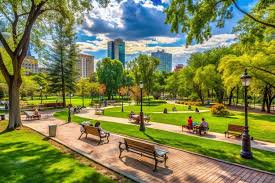
#> input picture nature_scene.jpg, 275 x 183 px
$ jupyter execute 'Module_1_Radiometry_Shadows_Shading_and_Color (1).ipynb'
#> lines starting #> are read from the running program, lines starting #| are printed output that depends on the picture
# Module 1: Radiometry, Shadows, Shading, and Color

This notebook provides an in-depth exploration of topics related to light interaction, shading models, and color physics, along with Python implementations for clarity. The outputs display both the original image and the processed results.

## Radiometry: Measuring Light

**Definition:** Radiometry is the science of measuring electromagnetic radiation, including light, in terms of its power across different wavelengths. It involves concepts like radiance, irradiance, and their spatial distribution.

**Steps Involved:**
1. Acquire an image representing the light distribution.
2. Analyze the intensity values across the image.
3. Visualize the light distribution and intensity histogram.

[cell 1]
# Example: Visualizing light intensity in an image (Nature scene)
import numpy as np
import matplotlib.pyplot as plt
from PIL import Image

import matplotlib.image as mpimg

# Specify the path to your image
image_path = 'nature_scene.jpg'  # Replace with your image path

# Load the image
img = mpimg.imread(image_path)
#> img is the input picture: shape (183, 275, 3); mean R, G, B 123.5, 129.9, 77.6

# Display the image with title
plt.imshow(img)
plt.title('Original Image')
plt.axis('off')  # Hide axes
plt.show()

# Load the nature image
nature_img = Image.open('nature_scene.jpg').convert('L')  # Convert to grayscale
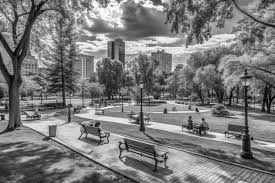
#> nature_img: PIL image 275x183 L; min 1, max 255, mean 122
nature_array = np.array(nature_img)

# Display the original image and intensity map
plt.figure(figsize=(12, 6))
plt.subplot(1, 2, 1)
plt.imshow(nature_img, cmap='gray')
plt.title('Original Nature Image (Grayscale)')
plt.axis('off')

plt.subplot(1, 2, 2)
plt.hist(nature_array.ravel(), bins=256, color='blue', alpha=0.7)
plt.title('Light Intensity Distribution')
plt.xlabel('Intensity Value')
plt.ylabel('Frequency')
plt.tight_layout()
plt.show()
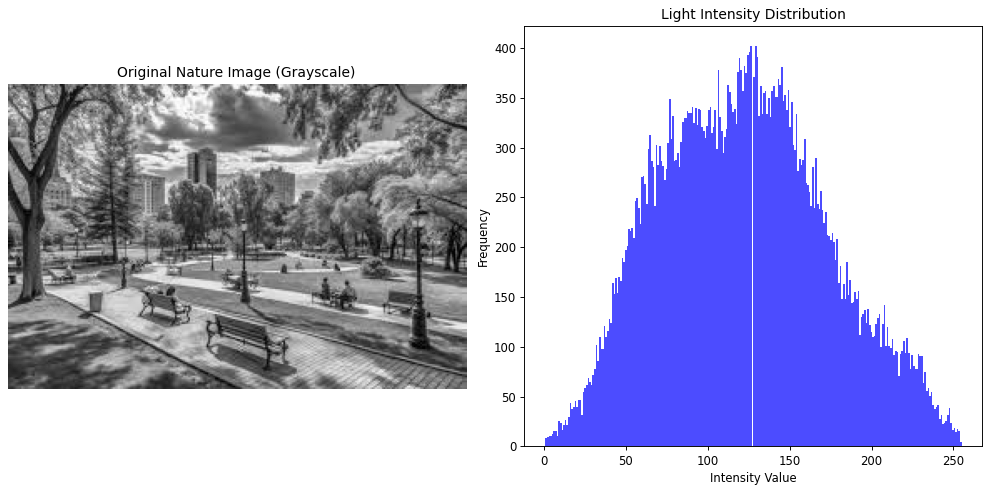
#> figure drawn by matplotlib, 2 panels

## Shadows and Shading

**Definition:** Shading models describe how light interacts with surfaces, determining the brightness and appearance of objects. Shadows occur where light is obstructed by an object.

**Steps Involved:**
1. Simulate surface intensity variation due to light source placement.
2. Create a gradient-based simulation to represent shading effects.
3. Visualize the results to interpret the shading model.

[cell 2]
# Example: Simulating a simple shading model (gradient-based)
x, y = np.meshgrid(np.linspace(-1, 1, 300), np.linspace(-1, 1, 300))
z = np.sqrt(x**2 + y**2)  # Radial gradient to simulate shading

# Plot the simulated shading along with the gradient
plt.figure(figsize=(10, 5))
plt.subplot(1, 2, 1)
plt.imshow(z, cmap='gray')
plt.title('Simulated Shading')
plt.axis('off')

plt.subplot(1, 2, 2)
plt.contourf(x, y, z, cmap='gray')
plt.title('Gradient Representation')
plt.axis('off')
plt.tight_layout()
plt.show()
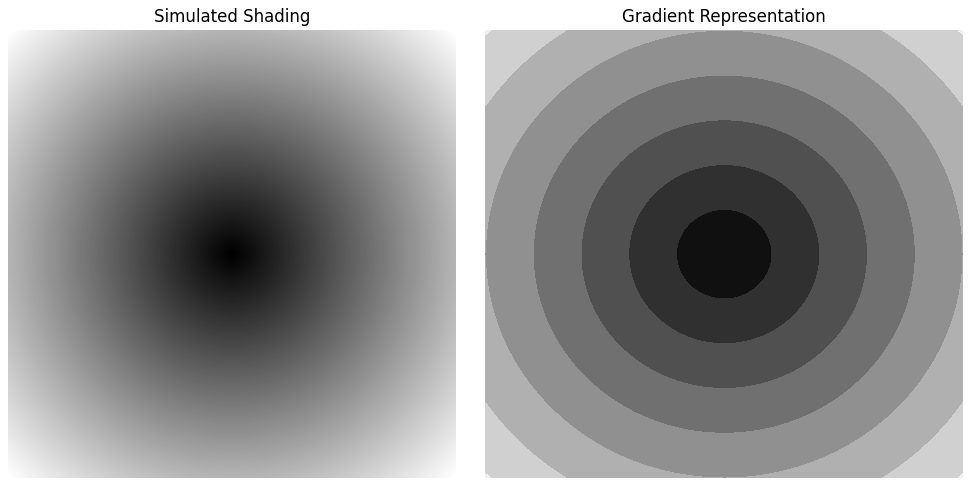
#> figure drawn by matplotlib, 2 panels

### Qualitative Radiometry

Radiometry deals with the measurement of light and its interaction with surfaces. It involves studying light intensity, reflection types, and surface properties like matte or glossy finishes. The light intensity diminishes as distance from the light source increases, and surfaces reflect light in different ways based on their material properties.

#### Example:
In this example, we simulate how light intensity changes based on distance from a point source and angle of incidence.

We can also see how light behaves differently based on surface types.
ics scenes.

[cell 3]
import numpy as np
import matplotlib.pyplot as plt

# Define light source
light_intensity = 100  # arbitrary unit
distance = np.linspace(1, 10, 100)  # Distance from light source

# Intensity decay with distance
intensity_decay = light_intensity / distance**2

# Plot
plt.plot(distance, intensity_decay)
plt.title('Light Intensity Decay with Distance')
plt.xlabel('Distance (m)')
plt.ylabel('Light Intensity (unit)')
plt.grid(True)
plt.show()
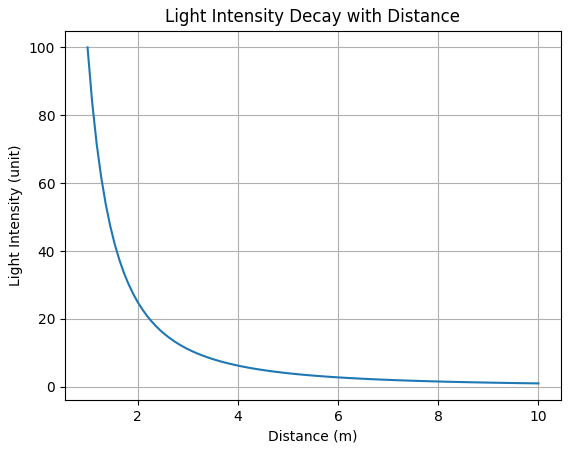
#> figure drawn by matplotlib, 1 panel; curve peaks at x = 1, y = 100

### Sources and Their Effects

Light sources can be classified based on their behavior:
- **Point light**: Emits light from a single point, creating sharp shadows.
- **Directional light**: Emits parallel rays, often used to simulate sunlight.
- **Area light**: Emits light from a region, producing soft shadows.

Here we will simulate how different types of light sources illuminate a flat surface.

[cell 4]
import numpy as np
import matplotlib.pyplot as plt

# Create a grid of points (representing a surface)
x = np.linspace(-10, 10, 100)
y = np.linspace(-10, 10, 100)
X, Y = np.meshgrid(x, y)

# Define light sources
# Point light source at the origin
point_light = np.array([0, 0])

# Directional light source coming from the right
directional_light = np.array([10, 10])

# Area light (light is emitted from a rectangular area)
area_light_origin = np.array([-5, -5])  # bottom-left corner of the area light
area_light_width = 10
area_light_height = 10

# Calculate distance to each point on the surface for different light sources
distance_to_point_light = np.sqrt((X - point_light[0])**2 + (Y - point_light[1])**2)
distance_to_directional_light = np.sqrt((X - directional_light[0])**2 + (Y - directional_light[1])**2)

# Area light intensity: Simulate a uniform light over an area
area_light_mask = np.logical_and(X >= area_light_origin[0], X <= area_light_origin[0] + area_light_width) & \
                  np.logical_and(Y >= area_light_origin[1], Y <= area_light_origin[1] + area_light_height)

# Simulate light intensity falloff (inverse square law for point light, constant for directional)
intensity_point_light = 1 / (distance_to_point_light + 1e-6)  # Avoid division by zero
intensity_directional_light = 1 / (distance_to_directional_light + 1e-6)
intensity_area_light = np.zeros_like(X)
intensity_area_light[area_light_mask] = 1  # Area light is constant within its region

# Plot the results
fig, ax = plt.subplots(1, 3, figsize=(18, 6))

# Point light plot
ax[0].contourf(X, Y, intensity_point_light, cmap='hot')
ax[0].set_title('Point Light Source')
ax[0].set_xlabel('X')
ax[0].set_ylabel('Y')

# Directional light plot
ax[1].contourf(X, Y, intensity_directional_light, cmap='hot')
ax[1].set_title('Directional Light Source')
ax[1].set_xlabel('X')
ax[1].set_ylabel('Y')

# Area light plot
ax[2].contourf(X, Y, intensity_area_light, cmap='hot')
ax[2].set_title('Area Light Source')
ax[2].set_xlabel('X')
ax[2].set_ylabel('Y')

# Show the plots
plt.tight_layout()
plt.show()
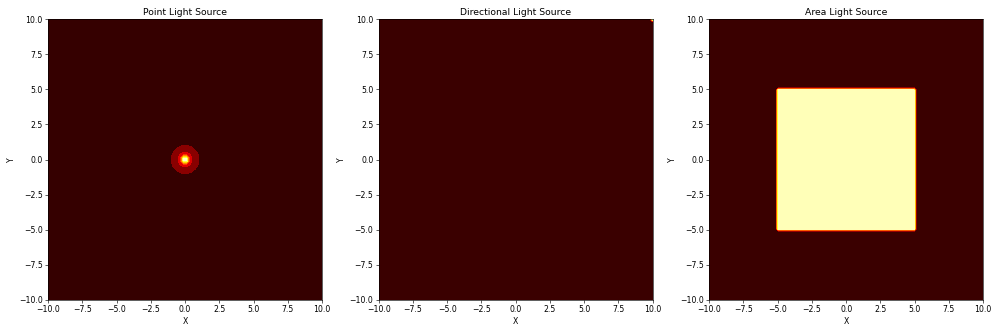
#> figure drawn by matplotlib, 3 panels

### Interreflections: Global Shading

Interreflections occur when light reflects off surfaces and illuminates other surfaces. This effect is often used in realistic rendering techniques, such as radiosity or ray tracing. While full global illumination simulations are complex, we can model a simplified version of light reflecting from one surface to another.

#### Example:
In this example, we'll show how light reflects between two surfaces.

[cell 5]
import numpy as np
import matplotlib.pyplot as plt

# Light source
light_source = np.array([5, 10])  # arbitrary location

# Surface 1: flat plane
surface1 = np.array([0, 0])

# Surface 2: flat plane
surface2 = np.array([3, 0])

# Light intensity decay
def intensity_decay(distance):
    return 1 / (distance**2)

# Simulate reflection by considering distances between light and surfaces
distance1 = np.linalg.norm(light_source - surface1)
distance2 = np.linalg.norm(surface1 - surface2)

intensity1 = intensity_decay(distance1)
intensity2 = intensity_decay(distance2)

print(f"Light intensity on surface 1: {intensity1:.2f}")
print(f"Light intensity on surface 2 due to reflection: {intensity2:.2f}")

## The Physics of Color

**Definition:** The physics of color involves understanding how light of different wavelengths interacts with surfaces and is perceived by humans. It focuses on color spaces (e.g., RGB) and how colors are digitally represented.

**Steps Involved:**
1. Split the image into its RGB color channels.
2. Visualize each channel separately to understand its contribution.
3. Reconstruct the original image from the channels.

[cell 6]
# Example: Splitting an image into RGB channels
nature_img_color = Image.open('nature_scene.jpg')
r, g, b = nature_img_color.split()  # Extract RGB channels
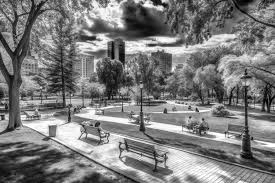
#> r: PIL image 275x183 L; min 0, max 255, mean 123.5
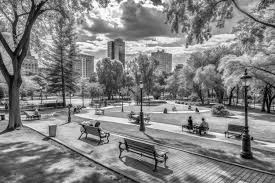
#> g: PIL image 275x183 L; min 0, max 255, mean 129.9
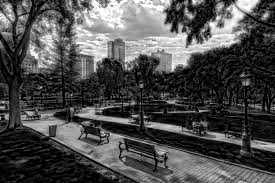
#> b: PIL image 275x183 L; min 0, max 255, mean 77.6

# Display the original image and RGB channels
plt.figure(figsize=(15, 6))
plt.subplot(1, 4, 1)
plt.imshow(nature_img_color)
plt.title('Original Image')
plt.axis('off')

plt.subplot(1, 4, 2)
plt.imshow(r, cmap='Reds')
plt.title('Red Channel')
plt.axis('off')

plt.subplot(1, 4, 3)
plt.imshow(g, cmap='Greens')
plt.title('Green Channel')
plt.axis('off')

plt.subplot(1, 4, 4)
plt.imshow(b, cmap='Blues')
plt.title('Blue Channel')
plt.axis('off')

plt.tight_layout()
plt.show()

### The Physics of Color

Color perception is based on the wavelength of light:
- **Red**: Longer wavelength (620-750 nm)
- **Green**: Medium wavelength (495-570 nm)
- **Blue**: Shorter wavelength (450-495 nm)

#### Example:
We can visualize how light of different wavelengths corresponds to the primary colors (RGB).

[cell 7]
import numpy as np
import matplotlib.pyplot as plt
from matplotlib.colors import hsv_to_rgb

# Create a function to display a color gradient in RGB and HSV
def plot_color_models():
    # Create an array of values from 0 to 1 to represent color intensities
    num_steps = 256
    gradient = np.linspace(0, 1, num_steps)

    # RGB color gradient (Red, Green, Blue)
    rgb_image = np.zeros((num_steps, num_steps, 3))

    for i in range(num_steps):
        rgb_image[i, :, 0] = gradient[i]  # Red channel
        rgb_image[:, i, 1] = gradient[i]  # Green channel
        rgb_image[i, i, 2] = gradient[i]  # Blue channel

    # HSV color gradient (Hue, Saturation, Value)
    hsv_image = np.zeros((num_steps, num_steps, 3))

    for i in range(num_steps):
        hsv_image[i, :, 0] = gradient[i]  # Hue channel
        hsv_image[:, i, 1] = 1  # Saturation = 1 (full saturation)
        hsv_image[i, i, 2] = 1  # Value = 1 (full brightness)

    # Convert HSV to RGB using matplotlib's function
    rgb_from_hsv = hsv_to_rgb(hsv_image)

    # Plotting RGB gradient
    fig, ax = plt.subplots(1, 2, figsize=(14, 6))

    ax[0].imshow(rgb_image)
    ax[0].set_title("RGB Gradient")
    ax[0].axis('off')

    # Plotting HSV gradient
    ax[1].imshow(rgb_from_hsv)
    ax[1].set_title("HSV Gradient")
    ax[1].axis('off')

    plt.tight_layout()
    plt.show()
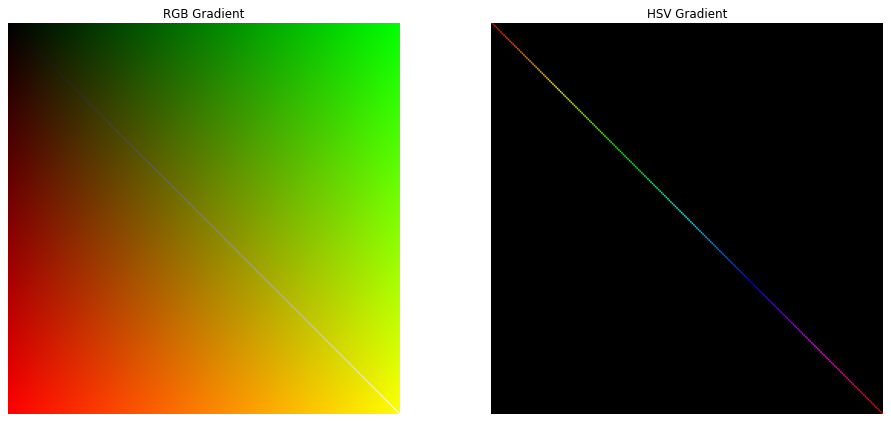
#> figure drawn by matplotlib, 2 panels

# Call the function to display the gradients
plot_color_models()

### Human Color Perception

Humans perceive color based on three types of cone cells in the retina: Red (L), Green (M), and Blue (S). The cones' sensitivity to different wavelengths gives us the ability to perceive a wide spectrum of colors.

#### Example:
We simulate how human cones react to specific wavelengths.

[cell 8]
import numpy as np
import matplotlib.pyplot as plt

# Simulate cone sensitivity
def cone_response(wavelength, cone_type):
    if cone_type == 'L':  # Long (Red)
        return np.exp(-((wavelength - 700)**2) / (2 * (20**2)))
    elif cone_type == 'M':  # Medium (Green)
        return np.exp(-((wavelength - 546)**2) / (2 * (20**2)))
    elif cone_type == 'S':  # Short (Blue)
        return np.exp(-((wavelength - 420)**2) / (2 * (20**2)))
    else:
        return 0

# Create wavelength range
wavelengths = np.linspace(400, 700, 300)

# Get cone responses
L_cone = np.array([cone_response(w, 'L') for w in wavelengths])
M_cone = np.array([cone_response(w, 'M') for w in wavelengths])
S_cone = np.array([cone_response(w, 'S') for w in wavelengths])

# Plot
plt.plot(wavelengths, L_cone, label='Red Cone (L)')
plt.plot(wavelengths, M_cone, label='Green Cone (M)')
plt.plot(wavelengths, S_cone, label='Blue Cone (S)')
plt.legend()
plt.title('Human Cone Sensitivity to Wavelengths')
plt.xlabel('Wavelength (nm)')
plt.ylabel('Cone Response')
plt.show()
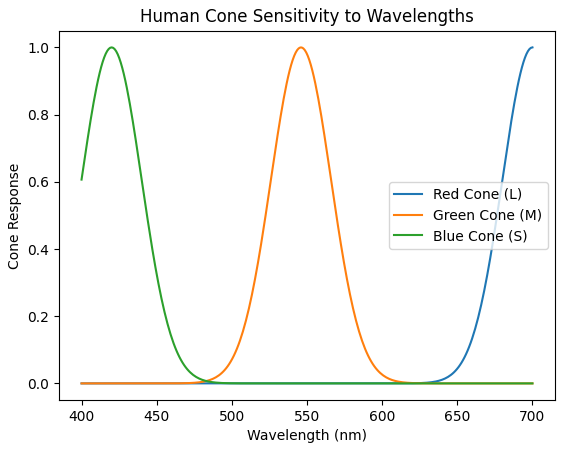
#> figure drawn by matplotlib, 1 panel; curve peaks at x = 700, y = 1; curve peaks at x = 546.5, y = 1; curve peaks at x = 420.1, y = 1
